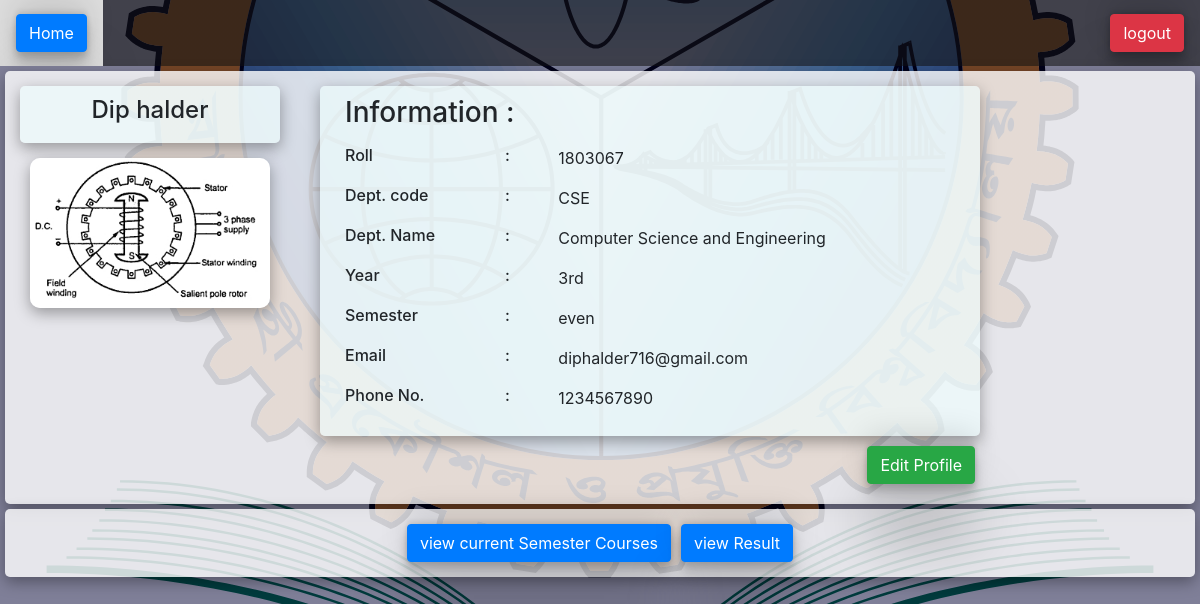
The page /student.php (signed in) on the database its author committed.
### tables this page shows
CREATE TABLE `photo` (
  `id` int(11) NOT NULL,
  `personID` int(11) NOT NULL,
  `image_url` varchar(300) NOT NULL
);

CREATE TABLE `dept` (
  `deptid` int(11) NOT NULL,
  `deptcode` varchar(10) NOT NULL,
  `deptname` varchar(100) NOT NULL
);

CREATE TABLE `student` (
  `id` int(11) NOT NULL,
  `deptid` int(11) NOT NULL,
  `year` varchar(10) NOT NULL,
  `sem` varchar(11) NOT NULL
);

### student.php (the view, shortened to what this page needs)
<?php
require 'connect_DB.php';
$id =  $_SESSION['id'];
$datatablelogin='login';
$dtPhoto='photo';
$dtlogin='login';
$s = "select * from $dtlogin where id=$id ";
$r = mysqli_query($con,$s);
$v = mysqli_fetch_assoc($r);
$name=$v['name'];
$email= $v['email'];
$type=$v['type'];
if($type=='Student')
{
    $roll=$v['roll'];
}
$phone=$v['phone'];
$s = "select * from $datatablelogin where id=$id ";
$result = mysqli_query($con,$s);
$var = mysqli_fetch_assoc($result);
if($var['roll']=="")
{
    ?>
      <div class="d-flex justify-content-center">
    <div class="list" >
        <form  method='post'>
            <div class="form-group">
				<label>Enter your Roll</label>
					<input type="text" name="roll" class="form-control" required>
			</div>
            <div class="d-flex justify-content-end" >
                <button type="submit" class="btn btn-success" name="addroll" >Add</button></div>
        </form>
    </div>
    </div>
    <?php
}
else
{
    global $roll;
    $roll=$var['roll'];
}
    ?>
<!DOCTYPE html>
<html>
<head>
<link rel="stylesheet" type="text/css" href="https://stackpath.bootstrapcdn.com/bootstrap/4.3.1/css/bootstrap.min.css">
<link rel="stylesheet" type="text/css" href="sstyle.css">
</head>
<body>
<div class="topnav">
  <form  method='post'>
            <button type="submit" class="btn btn-primary " name="viewprofile" >Home</button>
        </form>
    <a class="split" href="logout.php"><button class="btn btn-danger ">logout</button> </a>
</div>
<div id="profileid" >
<div class="list">
<div class="row">
        <div class="col-sm-3">
            <div class="minibox" >
                <div class="d-flex justify-content-center">
                    <p><h4><?php echo $name ?></h4></p>
                </div>
            </div>
                <?php
                $sql = "SELECT * FROM $dtPhoto WHERE personID=$id ORDER BY id DESC";
                $res = mysqli_query($con,  $sql);
                if (mysqli_num_rows($res) != 0) {
                      $image = mysqli_fetch_assoc($res)
                        ?>
                        <div class="d-flex justify-content-center" >
                             <img class="profilePic" alt="Image not found"   src="uploads/<?=$image['image_url']?>"  >
                        </div>
                    <?php
                }
                else
                {
                    ?>
                    <div class="d-flex justify-content-center" >
                        <img class="profilePic"alt="Image not found"  src="uploads/blank.webp"  >
                    </div>
               <?php
                }
                ?>
        </div>
        <div class="col-sm-7">
            <div class="minibox">
                <div class="container" >
                <h3><p>Information :  </p></h3>
                <div class="row">
                        <div class="col-sm-3" >
                        <h6><p> Roll   </p></h6>
                        </div>
                        <div class="col-sm-1" >
                        <h6><p>:</p></h6>
                        </div>
                        <div class="col-sm-8" >
                        <p>    <?php echo $roll;   ?></p>
                        </div>
                    </div>
                    <div class="row">
                        <div class="col-sm-3" >
                        <h6><p>Dept. code  </p></h6>
                        </div>
                        <div class="col-sm-1" >
                        <h6><p>:</p></h6>
                        </div>
                        <div class="col-sm-8" >
                        <p>    <?php
                        $ds = "SELECT dept.deptcode,dept.deptname FROM dept,student WHERE dept.deptid=student.deptid and student.id=$id";
                        $dr = mysqli_query($con,$ds);
                        $dv = mysqli_fetch_assoc($dr);
                        $deptcode=$dv['deptcode'];
                        echo $deptcode;
                        ?></p>
                        </div>
                    </div>
                    <div class="row">
                        <div class="col-sm-3" >
                        <h6><p>Dept. Name  </p></h6>
                        </div>
                        <div class="col-sm-1" >
                        <h6><p>:</p></h6>
                        </div>
                        <div class="col-sm-8" >
                        <p>    <?php
                        $ds = "SELECT dept.deptcode,dept.deptname FROM dept,student WHERE dept.deptid=student.deptid and student.id=$id";
                        $dr = mysqli_query($con,$ds);
                        $dv = mysqli_fetch_assoc($dr);
                        $deptname=$dv['deptname'];
                        echo $deptname;
                        ?></p>
                        </div>
                    </div>
                    <div class="row">
                        <div class="col-sm-3" >
                        <h6><p>Year </p></h6>
                        </div>
                        <div class="col-sm-1" >
                        <h6><p>:</p></h6>
                        </div>
                        <div class="col-sm-8" >
                        <p>    <?php
                        $ds = "SELECT year FROM student WHERE student.id=$id";
                        $dr = mysqli_query($con,$ds);
                        $dv = mysqli_fetch_assoc($dr);
                        echo $dv['year'];
                        ?></p>
                        </div>
                    </div>
                    <div class="row">
                        <div class="col-sm-3" >
                        <h6><p>Semester </p></h6>
                        </div>
                        <div class="col-sm-1" >
                        <h6><p>:</p></h6>
                        </div>
                        <div class="col-sm-8" >
                        <p>    <?php
                        $ds = "SELECT sem From student WHERE student.id=$id";
                        $dr = mysqli_query($con,$ds);
                        $dv = mysqli_fetch_assoc($dr);
                        echo $dv['sem'];
                        ?></p>
                        </div>
                    </div>
                    <div class="row" >
                        <div class="col-sm-3" >
                        <h6><p>Email  </p></h6>
                        </div>
                        <div class="col-sm-1" >
                        <h6><p>:</p></h6>
                        </div>
                        <div class="col-sm-8" >
                        <p>    <?php echo $email ;?></p>
                        </div>
                    </div>
                    <div class="row">
                        <div class="col-sm-3" >
                        <h6><p>Phone No.  </p></h6>
                        </div>
                        <div class="col-sm-1" >
                        <h6><p>:</p></h6>
                        </div>
                        <div class="col-sm-8" >
                        <p>    <?php echo $phone; ?></p>
                        </div>
                    </div>
                </div>
            </div>
            <div class="d-flex justify-content-end" style="margin: 10px;">
                 <a href="editProfile.php"><button class="btn btn-success ">Edit Profile</button> </a>
            </div>
        </div>
        <div class="col-sm-2">
         </div>
</div>
</div>
</div>
<div class="list" >
    <div class="d-flex justify-content-center">
    <div   class="btn-group">
        <form   method='post'>
            <button type="submit"  class="btn btn-primary"   name="viewCourse" >view current Semester Courses</button>
        </form>
    </div>
    <div  onclick="myFunction()" class="btn-group">
        <form  method='post'>
            <button type="submit"  class="btn btn-primary"  name="viewResult1" >view Result</button>
        </form>
    </div>
</div>
</div>
</body>
</html>

### sstyle.css (style rules this page uses)
body { background: linear-gradient(rgba(0, 0, 50, 0.5), rgba(0, 0, 50, 0.5)), url(img.svg); background-size: cover; background-position: center; }
.list { float: none; margin: 5px; background: rgba(255, 255, 255, 0.803); padding: 10px; border-radius: 5px; min-width: max-content; box-shadow: rgba(0, 0, 0, 0.35) 0px 5px 15px; }
.btn-group { margin: 5px; }
.minibox { margin: 5px; padding: 10px; border-radius: 5px; background-color: rgba(240, 255, 255, 0.642); box-shadow: rgba(0, 0, 0, 0.35) 0px 5px 15px; }
img { height: 300px; object-fit: contain; border-radius: 10px; box-shadow: 5px black; box-shadow: rgba(0, 0, 0, 0.35) 0px 5px 15px; margin: 10px; }
.profilePic { height: 150px; object-fit: contain; border-radius: 10px; margin: 10px; box-shadow: rgba(0, 0, 0, 0.35) 0px 5px 15px; }
.btn { box-shadow: rgba(0, 0, 0, 0.25) 0px 54px 55px, rgba(0, 0, 0, 0.12) 0px -12px 30px, rgba(0, 0, 0, 0.12) 0px 4px 6px, rgba(0, 0, 0, 0.17) 0px 12px 13px, rgba(0, 0, 0, 0.09) 0px -3px 5px; }
.topnav { background: rgba(18, 18, 18, 0.569); overflow: hidden; }
.topnav form { float: left; color: #f2f2f2; text-align: center; padding: 14px 16px; text-decoration: none; font-size: 17px; }
.topnav a { float: left; color: #f2f2f2; text-align: center; padding: 14px 16px; text-decoration: none; font-size: 17px; }
.topnav a.split { float: right; }

### rows shown on the page
photo: image_url (picture)
dept: deptcode "CSE", deptname "Computer Science and Engineering"
student: year "3rd", sem "even"

### other values the page prints
$name "Dip halder"
$roll "1803067"
$email "diphalder716@gmail.com"
$phone "1234567890"
